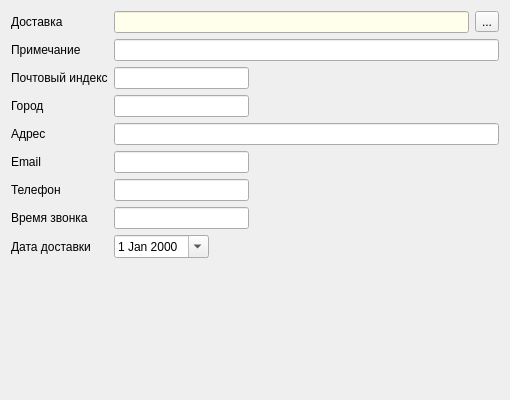
     <widget class="QWidget" name="page_2">
      <layout class="QGridLayout" name="gridLayout_3">
       <item row="1" column="0">
        <widget class="QLabel" name="label_17">
         <property name="text">
          <string>Примечание</string>
         </property>
        </widget>
       </item>
       <item row="8" column="1">
        <layout class="QHBoxLayout" name="horizontalLayout_6">
         <item>
          <widget class="QDateEdit" name="dateEditDeliveryDate">
           <property name="calendarPopup">
            <bool>true</bool>
           </property>
          </widget>
         </item>
         <item>
          <spacer name="horizontalSpacer_3">
           <property name="orientation">
            <enum>Qt::Horizontal</enum>
           </property>
           <property name="sizeHint" stdset="0">
            <size>
             <width>40</width>
             <height>20</height>
            </size>
           </property>
          </spacer>
         </item>
        </layout>
       </item>
       <item row="9" column="1">
        <spacer name="verticalSpacer">
         <property name="orientation">
          <enum>Qt::Vertical</enum>
         </property>
         <property name="sizeHint" stdset="0">
          <size>
           <width>20</width>
           <height>131</height>
          </size>
         </property>
        </spacer>
       </item>
       <item row="0" column="0">
        <widget class="QLabel" name="label_10">
         <property name="text">
          <string>Доставка</string>
         </property>
        </widget>
       </item>
       <item row="2" column="0">
        <widget class="QLabel" name="label_14">
         <property name="text">
          <string>Почтовый индекс</string>
         </property>
        </widget>
       </item>
       <item row="2" column="2">
        <spacer name="horizontalSpacer_4">
         <property name="orientation">
          <enum>Qt::Horizontal</enum>
         </property>
         <property name="sizeHint" stdset="0">
          <size>
           <width>244</width>
           <height>20</height>
          </size>
         </property>
        </spacer>
       </item>
       <item row="0" column="1" colspan="2">
        <layout class="QHBoxLayout" name="horizontalLayout_13">
         <item>
          <widget class="QLineEdit" name="lineEditDelivery">
           <property name="palette">
            <palette>
             <active>
              <colorrole role="Base">
               <brush brushstyle="SolidPattern">
                <color alpha="255">
                 <red>255</red>
                 <green>255</green>
                 <blue>235</blue>
                </color>
               </brush>
              </colorrole>
             </active>
             <inactive>
              <colorrole role="Base">
               <brush brushstyle="SolidPattern">
                <color alpha="255">
                 <red>255</red>
                 <green>255</green>
                 <blue>235</blue>
                </color>
               </brush>
              </colorrole>
             </inactive>
             <disabled>
              <colorrole role="Base">
               <brush brushstyle="SolidPattern">
                <color alpha="255">
                 <red>240</red>
                 <green>240</green>
                 <blue>240</blue>
                </color>
               </brush>
              </colorrole>
             </disabled>
            </palette>
           </property>
           <property name="focusPolicy">
            <enum>Qt::StrongFocus</enum>
           </property>
           <property name="readOnly">
            <bool>true</bool>
           </property>
          </widget>
         </item>
         <item>
          <widget class="QToolButton" name="toolButtonDelivery">
           <property name="toolTip">
            <string>Выюор доставки из справочника доставок</string>
           </property>
           <property name="text">
            <string>...</string>
           </property>
          </widget>
         </item>
        </layout>
       </item>
       <item row="2" column="1">
        <widget class="QLineEdit" name="lineEditDeliveryPostIndex">
         <property name="readOnly">
          <bool>false</bool>
         </property>
        </widget>
       </item>
       <item row="5" column="2">
        <spacer name="horizontalSpacer_7">
         <property name="orientation">
          <enum>Qt::Horizontal</enum>
         </property>
         <property name="sizeHint" stdset="0">
          <size>
           <width>244</width>
           <height>20</height>
          </size>
         </property>
        </spacer>
       </item>
       <item row="5" column="1">
        <widget class="QLineEdit" name="lineEditlDeliveryEmail">
         <property name="sizePolicy">
          <sizepolicy hsizetype="Preferred" vsizetype="Fixed">
           <horstretch>0</horstretch>
           <verstretch>0</verstretch>
          </sizepolicy>
         </property>
         <property name="readOnly">
          <bool>false</bool>
         </property>
        </widget>
       </item>
       <item row="4" column="1" colspan="2">
        <widget class="QLineEdit" name="lineEditDeliveryAddress">
         <property name="readOnly">
          <bool>false</bool>
         </property>
        </widget>
       </item>
       <item row="4" column="0">
        <widget class="QLabel" name="label_9">
         <property name="text">
          <string>Адрес</string>
         </property>
        </widget>
       </item>
       <item row="5" column="0">
        <widget class="QLabel" name="label_13">
         <property name="text">
          <string>Email</string>
         </property>
        </widget>
       </item>
       <item row="6" column="1">
        <widget class="QLineEdit" name="lineEditDeliveryPhone">
         <property name="sizePolicy">
          <sizepolicy hsizetype="Preferred" vsizetype="Fixed">
           <horstretch>0</horstretch>
           <verstretch>0</verstretch>
          </sizepolicy>
         </property>
         <property name="readOnly">
          <bool>false</bool>
         </property>
        </widget>
       </item>
       <item row="6" column="0">
        <widget class="QLabel" name="label_11">
         <property name="text">
          <string>Телефон</string>
         </property>
        </widget>
       </item>
       <item row="7" column="2">
        <spacer name="horizontalSpacer_9">
         <property name="orientation">
          <enum>Qt::Horizontal</enum>
         </property>
         <property name="sizeHint" stdset="0">
          <size>
           <width>244</width>
           <height>20</height>
          </size>
         </property>
        </spacer>
       </item>
       <item row="7" column="0">
        <widget class="QLabel" name="label_12">
         <property name="text">
          <string>Время звонка</string>
         </property>
        </widget>
       </item>
       <item row="7" column="1">
        <widget class="QLineEdit" name="lineEditDeliveryTimeCall">
         <property name="sizePolicy">
          <sizepolicy hsizetype="Preferred" vsizetype="Fixed">
           <horstretch>0</horstretch>
           <verstretch>0</verstretch>
          </sizepolicy>
         </property>
         <property name="readOnly">
          <bool>false</bool>
         </property>
        </widget>
       </item>
       <item row="6" column="2">
        <spacer name="horizontalSpacer_8">
         <property name="orientation">
          <enum>Qt::Horizontal</enum>
         </property>
         <property name="sizeHint" stdset="0">
          <size>
           <width>244</width>
           <height>20</height>
          </size>
         </property>
        </spacer>
       </item>
       <item row="8" column="0">
        <widget class="QLabel" name="label_16">
         <property name="text">
          <string>Дата доставки</string>
         </property>
        </widget>
       </item>
       <item row="3" column="0">
        <widget class="QLabel" name="label_18">
         <property name="text">
          <string>Город</string>
         </property>
        </widget>
       </item>
       <item row="3" column="1">
        <widget class="QLineEdit" name="lineEditDeliveryCity">
         <property name="readOnly">
          <bool>false</bool>
         </property>
        </widget>
       </item>
       <item row="1" column="1" colspan="2">
        <widget class="QLineEdit" name="lineEditDeliveryNote">
         <property name="readOnly">
          <bool>false</bool>
         </property>
        </widget>
       </item>
      </layout>
     </widget>
